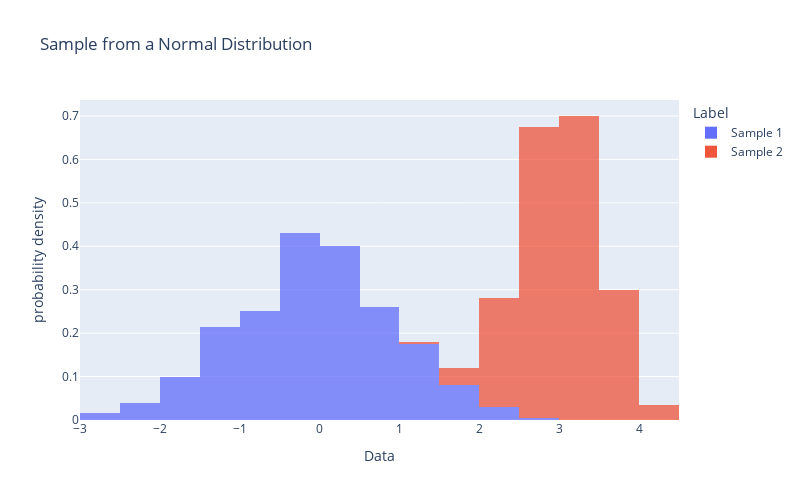

Notebook cell for this chart:
### Markdown cell above
1. To make a  histogram illustrating multiple distributions we follow the same ingredients as before calling the function `histrogram`  as before but importantly we have to pass the input `color` to differentiate the distributions

### Code cell
fig = px.histogram(df, x='Data',
                   color='Label', 
                   opacity=0.75,
                   nbins=25,
                   histnorm='probability density',
                   height = 500, width = 800,
                   title='Sample from a Normal Distribution')
fig.show()

### Figure 1 — Plotly figure (JSON) as saved in the notebook; plotly's stock layout.template omitted (floating-point values rounded to 4 significant figures; data arrays with more than 128 entries replaced by an {"elided": "..."} marker saying what was removed)
{"data": [{"bingroup": "x", "histnorm": "probability density", "hovertemplate": "Label=Sample 1<br>Data=%{x}<br>probability density=%{y}<extra></extra>", "legendgroup": "Sample 1", "marker": {"color": "#636efa", "opacity": 0.75, "pattern": {"shape": ""}}, "name": "Sample 1", "nbinsx": 25, "orientation": "v", "showlegend": true, "type": "histogram", "x": {"elided": "400 float values"}, "xaxis": "x", "yaxis": "y"}, {"bingroup": "x", "histnorm": "probability density", "hovertemplate": "Label=Sample 2<br>Data=%{x}<br>probability density=%{y}<extra></extra>", "legendgroup": "Sample 2", "marker": {"color": "#EF553B", "opacity": 0.75, "pattern": {"shape": ""}}, "name": "Sample 2", "nbinsx": 25, "orientation": "v", "showlegend": true, "type": "histogram", "x": {"elided": "400 float values"}, "xaxis": "x", "yaxis": "y"}], "layout": {"barmode": "relative", "height": 500, "legend": {"title": {"text": "Label"}, "tracegroupgap": 0}, "title": {"text": "Sample from a Normal Distribution"}, "width": 800, "xaxis": {"anchor": "y", "domain": [0, 1], "title": {"text": "Data"}}, "yaxis": {"anchor": "x", "domain": [0, 1], "title": {"text": "probability density"}}}}
